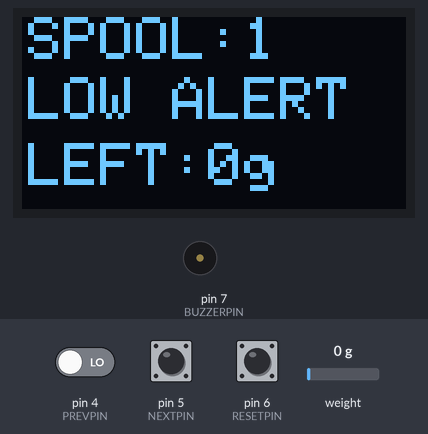
Bench run of a sketch on a simulated Arduino Uno, built with avr-gcc and run on an emulated ATmega328P. Shown: 128×64 one-colour display, buzzer (waves = sounding). The test bench sets the inputs (shaded band); at power-on: pin 6 (RESETPIN) LOW, weight on the scale 0 g, pin 4 (PREVPIN) LOW, pin 5 (NEXTPIN) LOW. The display library's start-up logo is not drawn; EEPROM starts erased; what the sketch prints to the serial monitor is not drawn.

Above: at 2.4 s.
2.5 s: pin 6 (RESETPIN) pulled HIGH for 0.7 s
At 3.21 s:
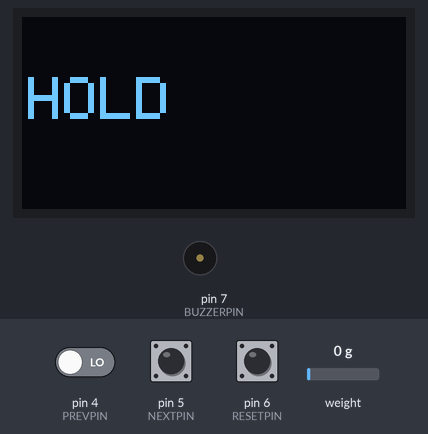
4.7 s: weight on the scale set to 45 g
At 5.6 s:
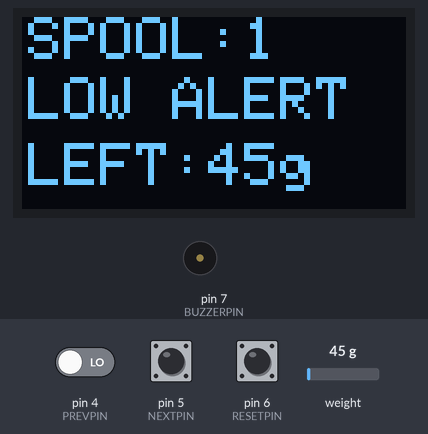
6.4 s: weight on the scale set to 56 g
At 7.5 s:
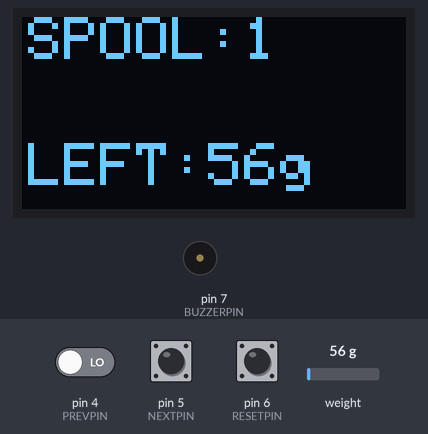
8.1 s: pin 6 (RESETPIN) pulled HIGH for 3.2 s
At 11.8 s:
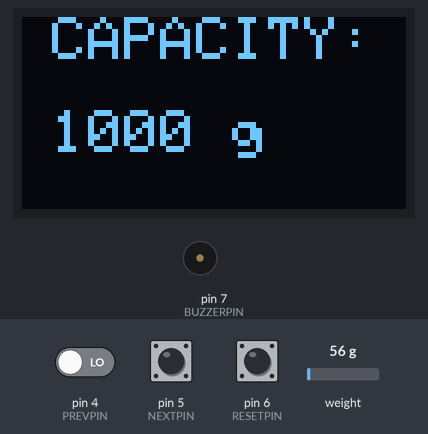
12.8 s: pin 4 (PREVPIN) driven HIGH
At 14.02 s:
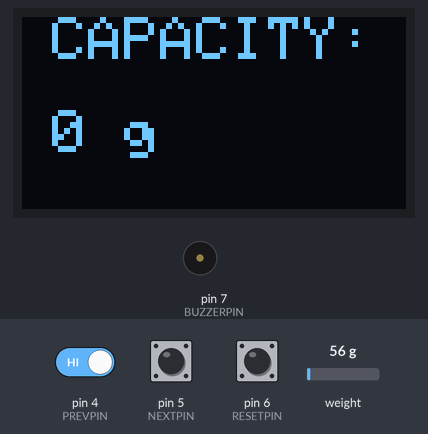
14.6 s: pin 6 (RESETPIN) pulled HIGH for 1 s
At 16.3 s:
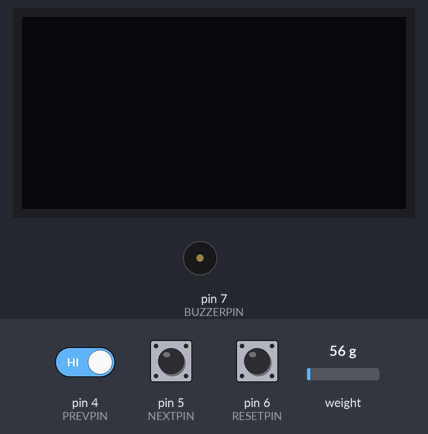
Timing chart, 0 to 19.8 s (numbered marks = the images above; inputs shaded):
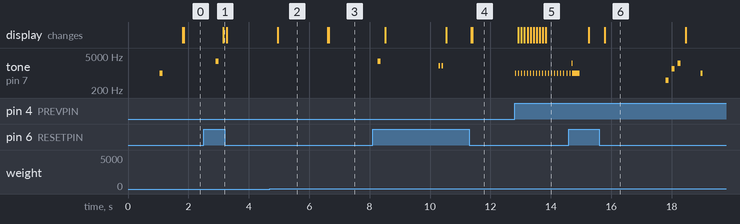

The sketch:

Filament_Minder.ino
```cpp
/*  Title: Filament Minder
 *  Author: Sean The IT Guy (theitguysean@gmail.com)
 *  Inception Date: 2019-04-14
 *  ---
 *  This is a simple sketch to keep track of SPOOLCOUNT number of filament spools' day0 starting weights,
 *  and calculate how much filament remains on the spool based upon that.  It is only as accurate as
 *  the assumption that the manufacturer has put the advertised amount on the spool.
 */

#include <HX711.h>
#include <EEPROM.h>
#include <Wire.h>
#include <Adafruit_SSD1306.h>
#include <Adafruit_GFX.h>

#define TITLE "Filament Minder"
#define VERSION "v0.5.0"
#define SPOOLCOUNT 8              // Number of spools we wish to store. Can be up to [ (EEPROM.length()/sizeof(spool)) - sizeof(spool) ]
#define PREVPIN 4                 // pin that the "prev spool" button is on
#define NEXTPIN 5                 // pin that the "next spool" button is on
#define RESETPIN 6                // pin that the "new spool" button is on
#define BUZZERPIN 7               // screecher pin
#define THRESHOLD 50              // minimum amount (g) of remaining filament before alert.
#define TIMEBETWEENBEEPS 20000    // milliseconds between beep alerts
#define LOADCELL_DOUT_PIN 3       // DOUT pin for HX711 load cell ADC
#define LOADCELL_SCK_PIN 2        // SCK pin of HX711 load cell ADC
#define LOADCELL_OFFSET 145700    // Define these after calibration.
#define LOADCELL_DIVIDER -172.5   // Define these after calibration.
#define SCREEN_WIDTH 128          // OLED display width, in pixels
#define SCREEN_HEIGHT 64          // OLED display height, in pixels
#define OLED_RESET -1             // Reset pin # (or -1 if sharing Arduino reset pin)
#define OLED_ADDR 0x3C            // I2C address of the OLED panel.

#define DEBUG
#ifdef DEBUG
  #define DEBUG_START(x) Serial.begin(x)
  #define DEBUG_PRINT(x) Serial.print(x)
  #define DEBUG_PRINTLN(x) Serial.println(x)
#else
  #define DEBUG_START(x)
  #define DEBUG_PRINT(x)
  #define DEBUG_PRINTLN(x)
#endif


// Build a structure for the spool data
struct spool {
  int startWeight;
  int capacity;
  int future1;
  int future2;
};

spool currentSpool = { 0, 0, 0, 0 };     // active spool data struct
int id = 0;                            // the index of the current spool
int currentWeight;                // contains current spool's measured weight
int lastBeep = millis();          // keeps record of when a beep last occured to keep from overbeeping

// Set up the load cell.
HX711 scale;

// Declaration for an SSD1306 display connected to I2C (SDA, SCL pins)
Adafruit_SSD1306 display(SCREEN_WIDTH, SCREEN_HEIGHT, &Wire, OLED_RESET);

void setup() {

  DEBUG_START(115200);

  // Set up the display
  display.begin(SSD1306_SWITCHCAPVCC, OLED_ADDR);

  // Display stored logo buffer TODO: replace the logo.
  display.display();
  delay(1000); // pause for 1 second.


  // Configure the load cell
  scale.begin(LOADCELL_DOUT_PIN, LOADCELL_SCK_PIN);
  scale.set_scale(LOADCELL_DIVIDER);
  scale.set_offset(LOADCELL_OFFSET);

  // Confgure the IO pins
  pinMode(BUZZERPIN, OUTPUT);
  pinMode(RESETPIN, INPUT);
  pinMode(NEXTPIN, INPUT);
  pinMode(PREVPIN, INPUT);

  // Display startup on OLED TODO

  // Determine which spool was last used, retrieving data from memory above highest spool
  EEPROM.get(sizeof(spool)*SPOOLCOUNT, id);
  if (id < 0 || id >= SPOOLCOUNT) {   // if retrieved data not valid, init to first spool
     id = 0;
  }

  // Retrieve the last used spool struct
  EEPROM.get(sizeof(struct spool)*id, currentSpool);

  // Configure display
  display.setTextSize(2); // Draw 2X-scale text
  display.setTextColor(WHITE);

  // Execute a "ready" beep
  DEBUG_PRINTLN("Ready!");
  beep(1000,100);

  // Wipe display
  blank();
}

void loop() {

  // Get the current weight from the loadcell. get_units(X) averages X measurements.
  currentWeight = (int) scale.get_units(5);    // cast the long float response to an int for 1g granularity
  DEBUG_PRINTLN(currentWeight);
  if (currentWeight < 0) {
    currentWeight = 0;                          // if measured data not valid, init to 0
  }


  // Check to see if a spool button is pressed to switch between spools
  int buttons[] = {PREVPIN, NEXTPIN};
  for(int i = 0; i < 2; i++) {
    if(digitalRead(buttons[i]) == HIGH) {

      // Set button pressed flag high
      int pressed = 1;

      // Play tone, pitch derived from current spool id
      beep(1000+250*id, 70);

      // Update the current spool working var and EEPROM val, if outside bounds, do not change.
      if(buttons[i] == PREVPIN) {
        id = id - 1 < 0 ? 0 : id - 1;
      } else {
        id = id + 1 >= SPOOLCOUNT ? SPOOLCOUNT - 1 : id + 1;
      }
      EEPROM.update(sizeof(spool)*SPOOLCOUNT, id);

      // Retrieve the new spool's data
      EEPROM.get(sizeof(struct spool)*id, currentSpool);
      if(currentSpool.startWeight < 0) {
        currentSpool.startWeight = 0;
      }
      if(currentSpool.capacity < 0) {
        currentSpool.capacity = 0;
      }

      // Do not continue until button is released.
      while (digitalRead(buttons[i]) == HIGH) {
        delay(10);
      }
      DEBUG_PRINT("Active spool changed to: ");
      DEBUG_PRINTLN(id);
    }
  }

  // Check for the spool reset button
  if(digitalRead(RESETPIN) == HIGH) {

    // Record push start time
    unsigned long startPush = millis();

    // Play initial beep
    beep(3000,100);

    // wait for long press (5s), continue if released early
    blank();

    while (digitalRead(RESETPIN) == HIGH) {
      error("HOLD",0);
      if (millis() > startPush + 2000) { // if button has been held 2s or longer

        // Beep to confirm new spool mode
        beep(2000, 50);
        beep(2000, 50);

        // Wait for button to be released before continuing.
        blank();
        while (digitalRead(RESETPIN) == HIGH) {
          error("RELEASE",0);
          delay(10);
        }
        blank();

        // configure new spool's capacity
        int initializing = 1;
        int capacity = 1000;

        while (initializing) {

          // display updated capacity TODO
          display.setTextColor(WHITE, BLACK);
          display.setCursor(10,0);
          display.println("CAPACITY:");
          display.setCursor(10,31);
          display.print(capacity);
          display.println(" g    ");
          display.display();

          // adjust capacity of new spool
          if (digitalRead(PREVPIN) == HIGH) {
            beep(1000,10);
            capacity = capacity > 0 ? capacity - 100 : 0;
            DEBUG_PRINT("Capacity ");
            DEBUG_PRINTLN(capacity);
            delay(50);
          }
          if (digitalRead(NEXTPIN) == HIGH) {
            beep(2000,10);
            capacity = capacity < 9900 ? capacity + 100 : 9900;
            DEBUG_PRINT("Capacity ");
            DEBUG_PRINTLN(capacity);
            delay(50);
          }
          if (digitalRead(RESETPIN) == HIGH) {
            beep(2500,10);
            beep(1000,250);
            DEBUG_PRINT("Accepted: ");

            // Display accepted message
            blank();
            display.setCursor(10,19);
            display.println("ACCEPTED!");
            display.display();
            initializing = 0;
            delay(500);
            blank();
          }
        }

        // Record the defined capacity in the current spool's data structure
        currentSpool.capacity = capacity;
        currentSpool.startWeight = (int) scale.get_units(20);

        // Record the new spool's data to eeprom
        EEPROM.put(sizeof(spool)*id, currentSpool);  // Update EEPROM with new data for this spool.

        // Play reset tune.
        beep(500,100);
        beep(1500,100);
        beep(2500,100);
      }
    }
  // Update display with status. TODO
  }

  // Find remaining filament from spool size, start weight and current weight
  int remaining = currentSpool.capacity - (currentSpool.startWeight - currentWeight);

  // Update the current spool and remnaining filament weight on LCD TODO

  // Check if current weight is below threshold, set alert status if so
  if (remaining - THRESHOLD <= 0) {
    error("LOW ALERT", 0);
  }
  else {
    error("          ", 0);
  }

  // Display current information
  display.setTextColor(WHITE, BLACK);
  display.setCursor(2, 0);
  display.print("SPOOL:");
  display.print(id+1);
  display.setCursor(2,42);
  display.print("                  ");
  display.setCursor(2,42);
  display.print("LEFT:");
  display.print(remaining);
  display.print("g");
  display.display();
}

// Display an error message and optionally play an annoying notification noise
void error(char string[], int hz) {
  // display error status TODO
  display.setTextColor(WHITE, BLACK);
  display.setCursor(2, 20);
  display.print(string);
  display.display();

  // Don't beep more often than defined
  if (millis() > lastBeep + TIMEBETWEENBEEPS && hz > 0) {
    beep(hz, 100);
    beep(hz, 100);
    lastBeep = millis();
  }
}

// play a single tone for defined delay
void beep(int hz, int s) {
    tone(BUZZERPIN, hz);
    delay(s);
    noTone(BUZZERPIN);
    delay(s);
}

void blank() {
  // Wipe display
  display.clearDisplay();
  display.display();
  display.setTextColor(WHITE, BLACK);
}
```

Measured:
- the behaviour switches between 50 and 51 g on weight on the scale (found by bisection; images 2 and 3)
- after the input at 2.5 s, tone on pin 7 (BUZZERPIN): silent → 3000 Hz after 0.41 s, → silent 0.10 s later; the display: changes after 0.66 s (image 1)
- after the input at 4.7 s, the display: changes after 0.26 s (image 2)
- after the input at 6.4 s, the display: first changes after 0.21 s (image 3 shows a later state)
- after the input at 8.1 s, tone on pin 7 (BUZZERPIN): plays 3000 Hz for 0.10 s, 2000 Hz for 0.05 s, 2000 Hz for 0.05 s, starting after 0.16 s; the display: first changes after 0.41 s (image 4 shows a later state)
- after the input at 12.8 s, tone on pin 7 (BUZZERPIN): alternates 1000 Hz for 0.01 s and silent for 0.09 s, starting at once; the display: first changes after 0.13 s (image 5 shows a later state)
- after the input at 14.6 s, the display: first changes after 0.66 s (image 6 shows a later state)
